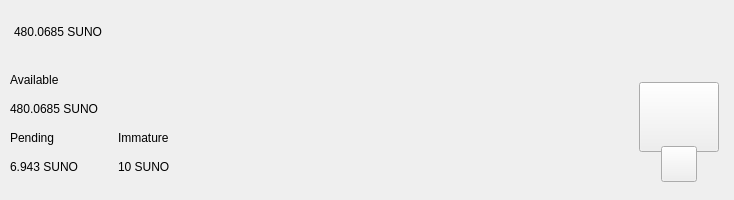
<?xml version="1.0" encoding="UTF-8"?>
<ui version="4.0">
 <class>TopBar</class>
 <widget class="QWidget" name="TopBar">
  <property name="geometry">
   <rect>
    <x>0</x>
    <y>0</y>
    <width>734</width>
    <height>200</height>
   </rect>
  </property>
  <property name="minimumSize">
   <size>
    <width>0</width>
    <height>200</height>
   </size>
  </property>
  <property name="maximumSize">
   <size>
    <width>16777215</width>
    <height>200</height>
   </size>
  </property>
  <property name="windowTitle">
   <string>Form</string>
  </property>
  <layout class="QVBoxLayout" name="verticalLayout_10" stretch="0">
   <property name="spacing">
    <number>0</number>
   </property>
   <property name="leftMargin">
    <number>0</number>
   </property>
   <property name="topMargin">
    <number>0</number>
   </property>
   <property name="rightMargin">
    <number>0</number>
   </property>
   <property name="bottomMargin">
    <number>0</number>
   </property>
   <item>
    <widget class="PFBorderImage" name="containerTop">
     <layout class="QVBoxLayout" name="verticalLayout_11">
      <property name="spacing">
       <number>0</number>
      </property>
      <property name="leftMargin">
       <number>0</number>
      </property>
      <property name="topMargin">
       <number>0</number>
      </property>
      <property name="rightMargin">
       <number>0</number>
      </property>
      <property name="bottomMargin">
       <number>0</number>
      </property>
      <item>
       <widget class="QWidget" name="top_container_2" native="true">
        <property name="minimumSize">
         <size>
          <width>0</width>
          <height>65</height>
         </size>
        </property>
        <layout class="QHBoxLayout" name="top_container">
         <property name="spacing">
          <number>0</number>
         </property>
         <property name="leftMargin">
          <number>14</number>
         </property>
         <property name="topMargin">
          <number>0</number>
         </property>
         <property name="rightMargin">
          <number>14</number>
         </property>
         <property name="bottomMargin">
          <number>0</number>
         </property>
         <item alignment="Qt::AlignVCenter">
          <widget class="QWidget" name="widgetTopAmount" native="true">
           <property name="sizePolicy">
            <sizepolicy hsizetype="Preferred" vsizetype="Maximum">
             <horstretch>0</horstretch>
             <verstretch>0</verstretch>
            </sizepolicy>
           </property>
           <layout class="QHBoxLayout" name="horizontalLayout_5">
            <property name="spacing">
             <number>0</number>
            </property>
            <property name="leftMargin">
             <number>0</number>
            </property>
            <property name="topMargin">
             <number>0</number>
            </property>
            <property name="rightMargin">
             <number>0</number>
            </property>
            <property name="bottomMargin">
             <number>0</number>
            </property>
            <item alignment="Qt::AlignTop">
             <widget class="QLabel" name="labelAmountTopSuno">
              <property name="minimumSize">
               <size>
                <width>0</width>
                <height>36</height>
               </size>
              </property>
              <property name="styleSheet">
               <string notr="true">padding:0px;margin:0px;</string>
              </property>
              <property name="text">
               <string notr="true">480.0685 SUNO</string>
              </property>
             </widget>
            </item>
           </layout>
          </widget>
         </item>
         <item>
          <spacer name="horizontalSpacer">
           <property name="orientation">
            <enum>Qt::Horizontal</enum>
           </property>
           <property name="sizeHint" stdset="0">
            <size>
             <width>40</width>
             <height>20</height>
            </size>
           </property>
          </spacer>
         </item>
         <item>
          <layout class="QHBoxLayout" name="horizontalLayout_4">
           <property name="spacing">
            <number>12</number>
           </property>
           <property name="rightMargin">
            <number>0</number>
           </property>
           <item alignment="Qt::AlignRight">
            <widget class="QWidget" name="layoutSync" native="true">
             <property name="minimumSize">
              <size>
               <width>0</width>
               <height>36</height>
              </size>
             </property>
             <property name="maximumSize">
              <size>
               <width>16777215</width>
               <height>36</height>
              </size>
             </property>
             <layout class="QVBoxLayout" name="verticalLayout_9">
              <property name="leftMargin">
               <number>0</number>
              </property>
              <property name="topMargin">
               <number>0</number>
              </property>
              <property name="rightMargin">
               <number>0</number>
              </property>
              <property name="bottomMargin">
               <number>0</number>
              </property>
              <item>
               <widget class="ExpandableButton" name="pushButtonSync" native="true">
                <property name="minimumSize">
                 <size>
                  <width>36</width>
                  <height>36</height>
                 </size>
                </property>
                <property name="maximumSize">
                 <size>
                  <width>16777215</width>
                  <height>36</height>
                 </size>
                </property>
               </widget>
              </item>
             </layout>
            </widget>
           </item>
           <item>
            <widget class="ExpandableButton" name="pushButtonHDUpgrade" native="true">
             <property name="minimumSize">
              <size>
               <width>36</width>
               <height>36</height>
              </size>
             </property>
            </widget>
           </item>
           <item>
            <widget class="ExpandableButton" name="pushButtonStack" native="true">
             <property name="minimumSize">
              <size>
               <width>36</width>
               <height>36</height>
              </size>
             </property>
            </widget>
           </item>
           <item>
            <widget class="ExpandableButton" name="pushButtonColdStaking" native="true">
             <property name="minimumSize">
              <size>
               <width>36</width>
               <height>36</height>
              </size>
             </property>
            </widget>
           </item>
           <item>
            <widget class="ExpandableButton" name="pushButtonConnection" native="true">
             <property name="minimumSize">
              <size>
               <width>36</width>
               <height>36</height>
              </size>
             </property>
            </widget>
           </item>
           <item>
            <widget class="ExpandableButton" name="pushButtonTor" native="true">
             <property name="minimumSize">
              <size>
               <width>36</width>
               <height>36</height>
              </size>
             </property>
            </widget>
           </item>
           <item>
            <widget class="ExpandableButton" name="pushButtonLock" native="true">
             <property name="sizePolicy">
              <sizepolicy hsizetype="Expanding" vsizetype="Expanding">
               <horstretch>0</horstretch>
               <verstretch>0</verstretch>
              </sizepolicy>
             </property>
             <property name="minimumSize">
              <size>
               <width>36</width>
               <height>0</height>
              </size>
             </property>
            </widget>
           </item>
           <item>
            <widget class="ExpandableButton" name="pushButtonTheme" native="true">
             <property name="minimumSize">
              <size>
               <width>36</width>
               <height>36</height>
              </size>
             </property>
             <property name="maximumSize">
              <size>
               <width>16777215</width>
               <height>36</height>
              </size>
             </property>
            </widget>
           </item>
           <item>
            <widget class="ExpandableButton" name="pushButtonFAQ" native="true">
             <property name="minimumSize">
              <size>
               <width>36</width>
               <height>36</height>
              </size>
             </property>
            </widget>
           </item>
          </layout>
         </item>
        </layout>
       </widget>
      </item>
      <item>
       <widget class="QWidget" name="bottom_container" native="true">
        <property name="minimumSize">
         <size>
          <width>0</width>
          <height>135</height>
         </size>
        </property>
        <layout class="QHBoxLayout" name="botton_container">
         <property name="leftMargin">
          <number>10</number>
         </property>
         <property name="topMargin">
          <number>0</number>
         </property>
         <property name="rightMargin">
          <number>10</number>
         </property>
         <property name="bottomMargin">
          <number>10</number>
         </property>
         <item>
          <layout class="QHBoxLayout" name="horizontalLayout_3">
           <property name="bottomMargin">
            <number>9</number>
           </property>
           <item>
            <layout class="QVBoxLayout" name="verticalLayout_7">
             <property name="spacing">
              <number>0</number>
             </property>
             <property name="leftMargin">
              <number>0</number>
             </property>
             <property name="rightMargin">
              <number>30</number>
             </property>
             <item>
              <layout class="QVBoxLayout" name="verticalLayout_2">
               <item>
                <widget class="QLabel" name="labelTitle1">
                 <property name="text">
                  <string>Available</string>
                 </property>
                </widget>
               </item>
               <item>
                <widget class="QLabel" name="labelAmountSuno">
                 <property name="text">
                  <string notr="true">480.0685 SUNO</string>
                 </property>
                </widget>
               </item>
              </layout>
             </item>
             <item>
              <layout class="QHBoxLayout" name="horizontalLayout_2">
               <property name="spacing">
                <number>0</number>
               </property>
               <item>
                <layout class="QVBoxLayout" name="verticalLayout_3">
                 <item>
                  <widget class="QLabel" name="labelTitle3">
                   <property name="text">
                    <string>Pending</string>
                   </property>
                  </widget>
                 </item>
                 <item>
                  <widget class="QLabel" name="labelPendingSuno">
                   <property name="text">
                    <string notr="true">6.943 SUNO</string>
                   </property>
                  </widget>
                 </item>
                </layout>
               </item>
               <item>
                <spacer name="horizontalSpacer_3">
                 <property name="orientation">
                  <enum>Qt::Horizontal</enum>
                 </property>
                 <property name="sizeType">
                  <enum>QSizePolicy::Fixed</enum>
                 </property>
                 <property name="sizeHint" stdset="0">
                  <size>
                   <width>40</width>
                   <height>20</height>
                  </size>
                 </property>
                </spacer>
               </item>
               <item>
                <layout class="QVBoxLayout" name="verticalLayout_4">
                 <item>
                  <widget class="QLabel" name="labelTitle4">
                   <property name="text">
                    <string>Immature</string>
                   </property>
                  </widget>
                 </item>
                 <item>
                  <widget class="QLabel" name="labelImmatureSuno">
                   <property name="text">
                    <string notr="true">10 SUNO</string>
                   </property>
                  </widget>
                 </item>
                </layout>
               </item>
              </layout>
             </item>
            </layout>
           </item>
          </layout>
         </item>
         <item>
          <spacer name="horizontalSpacer_2">
           <property name="orientation">
            <enum>Qt::Horizontal</enum>
           </property>
           <property name="sizeHint" stdset="0">
            <size>
             <width>40</width>
             <height>20</height>
            </size>
           </property>
          </spacer>
         </item>
         <item alignment="Qt::AlignHCenter|Qt::AlignVCenter">
          <widget class="QWidget" name="qrContainer" native="true">
           <property name="sizePolicy">
            <sizepolicy hsizetype="Preferred" vsizetype="Minimum">
             <horstretch>0</horstretch>
             <verstretch>0</verstretch>
            </sizepolicy>
           </property>
           <property name="minimumSize">
            <size>
             <width>90</width>
             <height>110</height>
            </size>
           </property>
           <property name="maximumSize">
            <size>
             <width>90</width>
             <height>110</height>
            </size>
           </property>
           <layout class="QVBoxLayout" name="containerQR">
            <property name="spacing">
             <number>0</number>
            </property>
            <property name="leftMargin">
             <number>5</number>
            </property>
            <property name="topMargin">
             <number>10</number>
            </property>
            <property name="rightMargin">
             <number>5</number>
            </property>
            <property name="bottomMargin">
             <number>0</number>
            </property>
            <item>
             <widget class="QPushButton" name="btnQr">
              <property name="minimumSize">
               <size>
                <width>70</width>
                <height>70</height>
               </size>
              </property>
              <property name="maximumSize">
               <size>
                <width>16777215</width>
                <height>70</height>
               </size>
              </property>
              <property name="focusPolicy">
               <enum>Qt::NoFocus</enum>
              </property>
              <property name="text">
               <string/>
              </property>
              <property name="iconSize">
               <size>
                <width>70</width>
                <height>70</height>
               </size>
              </property>
             </widget>
            </item>
            <item>
             <spacer name="verticalSpacer">
              <property name="orientation">
               <enum>Qt::Vertical</enum>
              </property>
              <property name="sizeType">
               <enum>QSizePolicy::Fixed</enum>
              </property>
              <property name="sizeHint" stdset="0">
               <size>
                <width>20</width>
                <height>20</height>
               </size>
              </property>
             </spacer>
            </item>
            <item alignment="Qt::AlignHCenter|Qt::AlignBottom">
             <widget class="QPushButton" name="pushButtonQR">
              <property name="minimumSize">
               <size>
                <width>36</width>
                <height>36</height>
               </size>
              </property>
              <property name="maximumSize">
               <size>
                <width>36</width>
                <height>36</height>
               </size>
              </property>
              <property name="focusPolicy">
               <enum>Qt::NoFocus</enum>
              </property>
              <property name="text">
               <string/>
              </property>
             </widget>
            </item>
           </layout>
          </widget>
         </item>
        </layout>
       </widget>
      </item>
     </layout>
    </widget>
   </item>
  </layout>
 </widget>
 <customwidgets>
  <customwidget>
   <class>ExpandableButton</class>
   <extends>QWidget</extends>
   <header>qt/supernodecoin/expandablebutton.h</header>
   <container>1</container>
  </customwidget>
  <customwidget>
   <class>PFBorderImage</class>
   <extends>QFrame</extends>
   <header>qt/supernodecoin/pfborderimage.h</header>
   <container>1</container>
  </customwidget>
 </customwidgets>
 <resources/>
 <connections/>
</ui>
